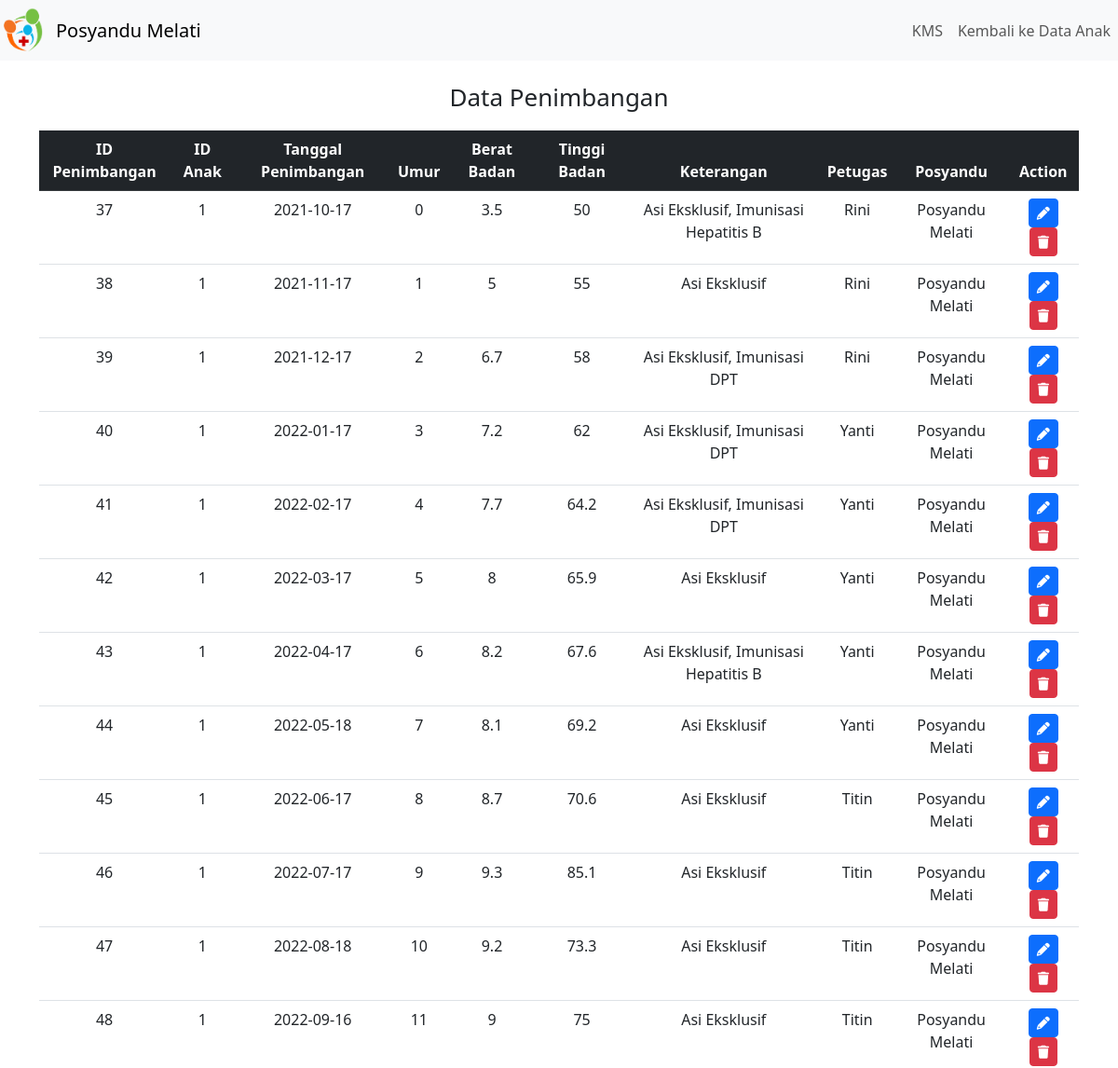
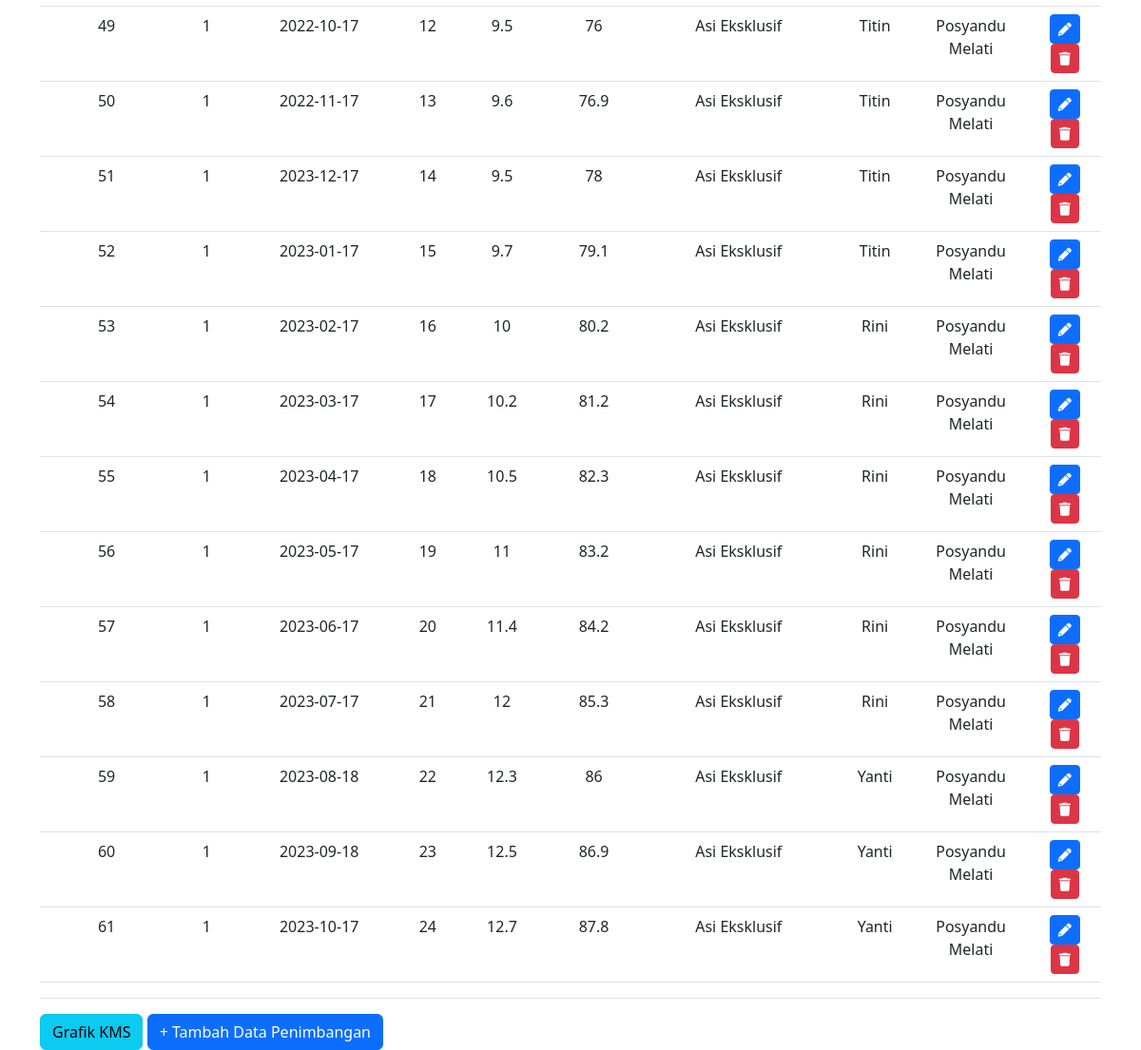
/penimbangan/data_penimbangan.php?id_anak=1, run on the app's committed database (2 pictures, top to bottom).
### tables this page shows
CREATE TABLE `t_penimbangan` (
  `id_penimbangan` int(11) NOT NULL,
  `id_anak` int(11) NOT NULL,
  `tgl_penimbangan` date NOT NULL,
  `umur` int(2) NOT NULL,
  `berat_badan` float NOT NULL,
  `tinggi_badan` float NOT NULL,
  `keterangan` text NOT NULL,
  `petugas` varchar(100) NOT NULL,
  `posyandu` varchar(100) NOT NULL
);

### penimbangan/data_penimbangan.php (the view, shortened to what this page needs)
<!DOCTYPE html>
<html>
<head>
  <link rel="stylesheet" href="https://cdn.jsdelivr.net/npm/bootstrap@5.3.0/dist/css/bootstrap.min.css">
  <link rel="stylesheet" href="https://cdnjs.cloudflare.com/ajax/libs/font-awesome/6.0.0-beta3/css/all.min.css">
</head>
<body>
  <?php
  $id_anak = $_GET["id_anak"];
  include_once("connection_pnb.php");
  ?>
  <div class="navbar navbar-expand-lg navbar-light bg-light">
    <div class="navbar-logo">
      <img src="../img/Favicon.png" alt="Posyandu Logo">
    </div>
    <a class="navbar-brand" href="#">Posyandu Melati</a>
    <ul class="navbar-menu navbar-nav ms-auto">
      <li class="nav-item"><a class="nav-link" href="kms.php?id_anak=<?php echo $id_anak; ?>">KMS </a></li>
      <li class="nav-item"><a class="nav-link" href="../data_anak.php">Kembali ke Data Anak</a></li>
    </ul>
  </div>
  <div class="container mt-4">
    <h2 class="title">Data Penimbangan</h2>
    <table class="table">
      <thead class="table-dark">
        <tr>
          <th class="text-center">ID Penimbangan</th>
          <th class="text-center">ID Anak</th>
          <th class="text-center">Tanggal Penimbangan</th>
          <th class="text-center">Umur</th>
          <th class="text-center">Berat Badan</th>
          <th class="text-center">Tinggi Badan</th>
          <th class="text-center">Keterangan</th>
          <th class="text-center">Petugas</th>
          <th class="text-center">Posyandu</th>
          <th class="text-center">Action</th>
        </tr>
      </thead>
      <?php $query = $conn->query("SELECT * FROM t_penimbangan WHERE id_anak = '$id_anak'"); ?>
      <?php if ($query->rowCount() > 0): ?>
        <?php
        foreach ($query->fetchAll(PDO::FETCH_ASSOC) as $row):
          ?>
          <tr>
            <td class="text-center">
              <?php echo $row['id_penimbangan']; ?>
            </td>
            <td class="text-center">
              <?php echo $row['id_anak']; ?>
            </td>
            <td class="text-center">
              <?php echo $row['tgl_penimbangan']; ?>
            </td>
            <td class="text-center">
              <?php echo $row['umur']; ?>
            </td>
            <td class="text-center">
              <?php echo $row['berat_badan']; ?>
            </td>
            <td class="text-center">
              <?php echo $row['tinggi_badan']; ?>
            </td>
            <td class="text-center">
              <?php echo $row['keterangan']; ?>
            </td>
            <td class="text-center">
              <?php echo $row['petugas']; ?>
            </td>
            <td class="text-center">
              <?php echo $row['posyandu']; ?>
            </td>
            <td class="text-center">
              <a href="edit_pnb.php?id_penimbangan=<?php echo $row['id_penimbangan']; ?>" class="btn btn-sm btn-primary">
                <i class="fas fa-pencil-alt"></i>
              </a>
              <a href="delete_pnb.php?id_penimbangan=<?php echo $row['id_penimbangan']; ?>&id_anak=<?php echo $row['id_anak']; ?>"
                class="btn btn-sm btn-danger">
                <i class="fas fa-trash"></i>
              </a>
            </td>
          </tr>
          <?php
        endforeach;
        ?>
      <?php else: ?>
        <tr>
          <td colspan="10" class="empty-data text-center">Belum ada data penimbangan</td>
        </tr>
      <?php endif; ?>
      <tfoot>
        <tr>
          <th colspan="10"> </th>
        </tr>
      </tfoot>
    </table>
    <div class="action-links">
      <a href="kms.php?id_anak=<?php echo $id_anak; ?>" class="btn btn-info">Grafik KMS</a>
      <a href="create_pnb.php?id_anak=<?php echo $id_anak; ?>" class="btn btn-primary">+ Tambah Data Penimbangan</a>
    </div>
  </div>
</body>
</html>

### penimbangan/data_penimbangan.php (style rules this page uses)
.navbar-logo img { width: 50px; margin-right: 10px; }
.navbar a { text-decoration: none; }
.title { text-align: center; margin-top: 20px; font-size: 26px; margin-bottom: 20px; }

### data on the page
t_penimbangan: id_penimbangan "37", id_anak "1", tgl_penimbangan "2021-10-17", umur "0", berat_badan "3.5", tinggi_badan "50", keterangan "Asi Eksklusif, Imunisasi Hepatitis B", petugas "Rini", posyandu "Posyandu Melati"
t_penimbangan: id_penimbangan "38", id_anak "1", tgl_penimbangan "2021-11-17", umur "1", berat_badan "5", tinggi_badan "55", keterangan "Asi Eksklusif", petugas "Rini", posyandu "Posyandu Melati"
t_penimbangan: id_penimbangan "39", id_anak "1", tgl_penimbangan "2021-12-17", umur "2", berat_badan "6.7", tinggi_badan "58", keterangan "Asi Eksklusif, Imunisasi DPT", petugas "Rini", posyandu "Posyandu Melati"
t_penimbangan: id_penimbangan "40", id_anak "1", tgl_penimbangan "2022-01-17", umur "3", berat_badan "7.2", tinggi_badan "62", keterangan "Asi Eksklusif, Imunisasi DPT", petugas "Yanti", posyandu "Posyandu Melati"
t_penimbangan: id_penimbangan "41", id_anak "1", tgl_penimbangan "2022-02-17", umur "4", berat_badan "7.7", tinggi_badan "64.2", keterangan "Asi Eksklusif, Imunisasi DPT", petugas "Yanti", posyandu "Posyandu Melati"
t_penimbangan: id_penimbangan "42", id_anak "1", tgl_penimbangan "2022-03-17", umur "5", berat_badan "8", tinggi_badan "65.9", keterangan "Asi Eksklusif", petugas "Yanti", posyandu "Posyandu Melati"
t_penimbangan: id_penimbangan "43", id_anak "1", tgl_penimbangan "2022-04-17", umur "6", berat_badan "8.2", tinggi_badan "67.6", keterangan "Asi Eksklusif, Imunisasi Hepatitis B", petugas "Yanti", posyandu "Posyandu Melati"
t_penimbangan: id_penimbangan "44", id_anak "1", tgl_penimbangan "2022-05-18", umur "7", berat_badan "8.1", tinggi_badan "69.2", keterangan "Asi Eksklusif", petugas "Yanti", posyandu "Posyandu Melati"
t_penimbangan: id_penimbangan "45", id_anak "1", tgl_penimbangan "2022-06-17", umur "8", berat_badan "8.7", tinggi_badan "70.6", keterangan "Asi Eksklusif", petugas "Titin", posyandu "Posyandu Melati"
t_penimbangan: id_penimbangan "46", id_anak "1", tgl_penimbangan "2022-07-17", umur "9", berat_badan "9.3", tinggi_badan "85.1", keterangan "Asi Eksklusif", petugas "Titin", posyandu "Posyandu Melati"
t_penimbangan: id_penimbangan "47", id_anak "1", tgl_penimbangan "2022-08-18", umur "10", berat_badan "9.2", tinggi_badan "73.3", keterangan "Asi Eksklusif", petugas "Titin", posyandu "Posyandu Melati"
t_penimbangan: id_penimbangan "48", id_anak "1", tgl_penimbangan "2022-09-16", umur "11", berat_badan "9", tinggi_badan "75", keterangan "Asi Eksklusif", petugas "Titin", posyandu "Posyandu Melati"
t_penimbangan: id_penimbangan "49", id_anak "1", tgl_penimbangan "2022-10-17", umur "12", berat_badan "9.5", tinggi_badan "76", keterangan "Asi Eksklusif", petugas "Titin", posyandu "Posyandu Melati"
t_penimbangan: id_penimbangan "50", id_anak "1", tgl_penimbangan "2022-11-17", umur "13", berat_badan "9.6", tinggi_badan "76.9", keterangan "Asi Eksklusif", petugas "Titin", posyandu "Posyandu Melati"
t_penimbangan: id_penimbangan "51", id_anak "1", tgl_penimbangan "2023-12-17", umur "14", berat_badan "9.5", tinggi_badan "78", keterangan "Asi Eksklusif", petugas "Titin", posyandu "Posyandu Melati"
t_penimbangan: id_penimbangan "52", id_anak "1", tgl_penimbangan "2023-01-17", umur "15", berat_badan "9.7", tinggi_badan "79.1", keterangan "Asi Eksklusif", petugas "Titin", posyandu "Posyandu Melati"
t_penimbangan: id_penimbangan "53", id_anak "1", tgl_penimbangan "2023-02-17", umur "16", berat_badan "10", tinggi_badan "80.2", keterangan "Asi Eksklusif", petugas "Rini", posyandu "Posyandu Melati"
t_penimbangan: id_penimbangan "54", id_anak "1", tgl_penimbangan "2023-03-17", umur "17", berat_badan "10.2", tinggi_badan "81.2", keterangan "Asi Eksklusif", petugas "Rini", posyandu "Posyandu Melati"
t_penimbangan: id_penimbangan "55", id_anak "1", tgl_penimbangan "2023-04-17", umur "18", berat_badan "10.5", tinggi_badan "82.3", keterangan "Asi Eksklusif", petugas "Rini", posyandu "Posyandu Melati"
t_penimbangan: id_penimbangan "56", id_anak "1", tgl_penimbangan "2023-05-17", umur "19", berat_badan "11", tinggi_badan "83.2", keterangan "Asi Eksklusif", petugas "Rini", posyandu "Posyandu Melati"
t_penimbangan: id_penimbangan "57", id_anak "1", tgl_penimbangan "2023-06-17", umur "20", berat_badan "11.4", tinggi_badan "84.2", keterangan "Asi Eksklusif", petugas "Rini", posyandu "Posyandu Melati"
t_penimbangan: id_penimbangan "58", id_anak "1", tgl_penimbangan "2023-07-17", umur "21", berat_badan "12", tinggi_badan "85.3", keterangan "Asi Eksklusif", petugas "Rini", posyandu "Posyandu Melati"
t_penimbangan: id_penimbangan "59", id_anak "1", tgl_penimbangan "2023-08-18", umur "22", berat_badan "12.3", tinggi_badan "86", keterangan "Asi Eksklusif", petugas "Yanti", posyandu "Posyandu Melati"
t_penimbangan: id_penimbangan "60", id_anak "1", tgl_penimbangan "2023-09-18", umur "23", berat_badan "12.5", tinggi_badan "86.9", keterangan "Asi Eksklusif", petugas "Yanti", posyandu "Posyandu Melati"
t_penimbangan: id_penimbangan "61", id_anak "1", tgl_penimbangan "2023-10-17", umur "24", berat_badan "12.7", tinggi_badan "87.8", keterangan "Asi Eksklusif", petugas "Yanti", posyandu "Posyandu Melati"
